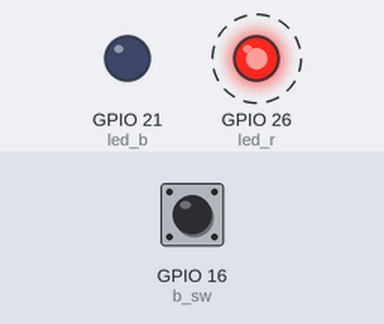
Simulated run of this program. Board: Raspberry Pi (BCM pin numbers). Shown: output pins drawn as LEDs (lit = HIGH). Dashed ring = blinking. The inputs (shaded band) are chosen by the test bench; at power-on: GPIO 16 (b_sw) LOW.

Above: at 1.2 s.
1.3 s: GPIO 16 (b_sw) pulled HIGH for 0.15 s
At 2.22 s:
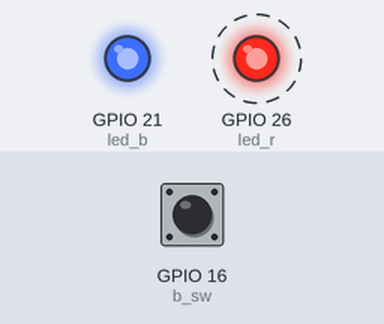
4.3 s: GPIO 16 (b_sw) pulled HIGH for 1 s
At 6.9 s:
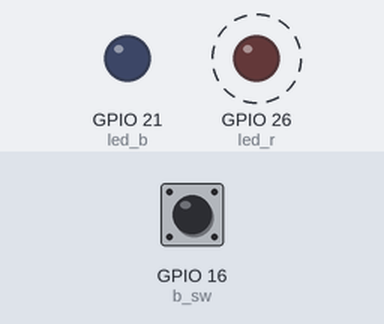
7.5 s: GPIO 16 (b_sw) pulled HIGH for 3.2 s
At 10.85 s:
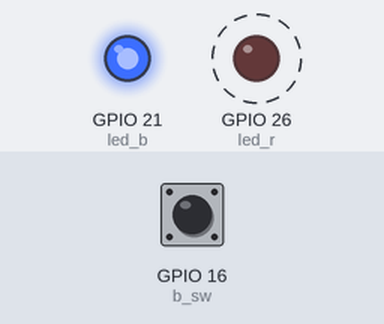
Timing chart, 0 to 18.2 s (numbered marks = the images above; inputs shaded):
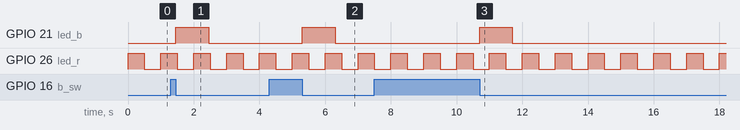

Measured:
- after the input at 1.3 s, GPIO 21 (led_b): LOW → HIGH after 0.15 s, → LOW 1.0 s later
- after the input at 4.3 s, GPIO 21 (led_b): LOW → HIGH after 1.0 s, → LOW 1.0 s later
- after the input at 7.5 s, GPIO 21 (led_b): LOW → HIGH after 3.2 s, → LOW 1.0 s later
- by itself, GPIO 26 (led_r): alternates HIGH for 0.50 s and LOW for 0.50 s

The program:

vibration_sensor.py
```python
import RPi.GPIO as GPIO
import time

GPIO.setwarnings(False)

b_sw=16
led_r=26
led_b=21
GPIO.setmode(GPIO.BCM)
GPIO.setup(b_sw,GPIO.IN,GPIO.PUD_DOWN) #내부 풀 다운 사용
GPIO.setup(led_r,GPIO.OUT)
GPIO.setup(led_b,GPIO.OUT)

def turn_ledB(self):    #함수 만들기 / (self) = 받아오는 인자가 없을 때 void의 의미
    GPIO.output(led_b,GPIO.HIGH)
    time.sleep(1)
    GPIO.output(led_b,GPIO.LOW)
GPIO.add_event_detect(b_sw,GPIO.FALLING,turn_ledB) #인터럽트 사용

'''
GPIO.add_event_detect(channel,edge,callback=none,bouncetime=none)
channel : 입력으로 설정된 GPIO 번호
edge : 이벤트 실행 신호 (RISING,FALLING,BOTH)
callback : 이벤트 발생 시 호출할 함수
bouncetime : 이 시간 동안 한 번의 이벤트만 실행
'''
try:
    while 1:
        GPIO.output(led_r,GPIO.HIGH)
        time.sleep(0.5)
        GPIO.output(led_r,GPIO.LOW)
        time.sleep(0.5)
except KeyboardInterrupt: # ctrl+c 종료
    GPIO.cleanup()

 
```
